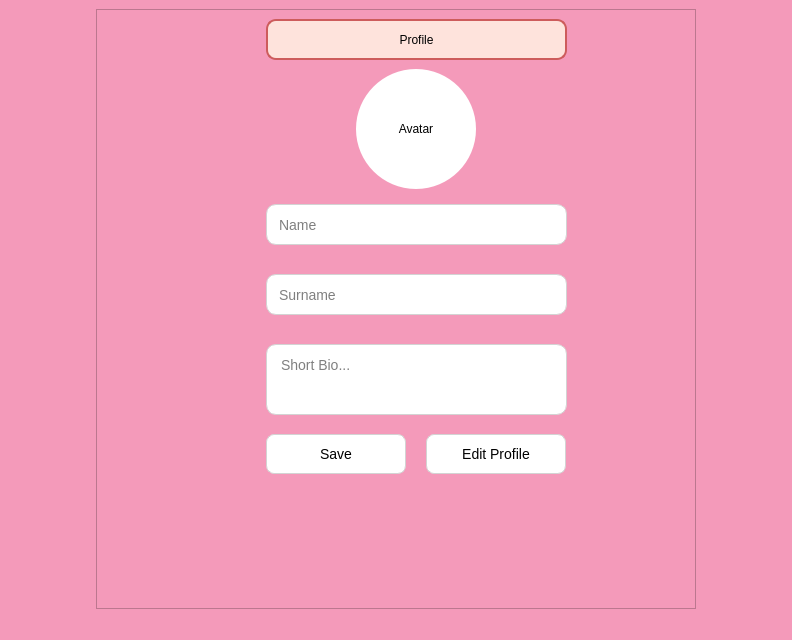
<?xml version="1.0" encoding="UTF-8"?>
<ui version="4.0">
 <class>MainWindow</class>
 <widget class="QMainWindow" name="MainWindow">
  <property name="geometry">
   <rect>
    <x>0</x>
    <y>0</y>
    <width>792</width>
    <height>600</height>
   </rect>
  </property>
  <property name="sizePolicy">
   <sizepolicy hsizetype="Ignored" vsizetype="Preferred">
    <horstretch>0</horstretch>
    <verstretch>0</verstretch>
   </sizepolicy>
  </property>
  <property name="windowTitle">
   <string>MainWindow</string>
  </property>
  <property name="styleSheet">
   <string notr="true">background-color: rgb(244, 154, 186);</string>
  </property>
  <widget class="QWidget" name="centralwidget">
   <layout class="QGridLayout" name="gridLayout">
    <item row="0" column="0">
     <widget class="QFrame" name="frame">
      <property name="minimumSize">
       <size>
        <width>600</width>
        <height>600</height>
       </size>
      </property>
      <property name="maximumSize">
       <size>
        <width>600</width>
        <height>600</height>
       </size>
      </property>
      <property name="styleSheet">
       <string notr="true">background-color: rgb(244, 154, 186);</string>
      </property>
      <property name="frameShape">
       <enum>QFrame::Shape::StyledPanel</enum>
      </property>
      <property name="frameShadow">
       <enum>QFrame::Shadow::Raised</enum>
      </property>
      <widget class="QPushButton" name="button_edit">
       <property name="geometry">
        <rect>
         <x>330</x>
         <y>425</y>
         <width>140</width>
         <height>40</height>
        </rect>
       </property>
       <property name="styleSheet">
        <string notr="true">QPushButton {
    background-color: white;
    border: 1px solid lightgray;
    border-radius: 8px;
    padding: 6px 12px;
    font-size: 14px;
}

QPushButton:hover {
    background-color: #f4e1ec;
}
</string>
       </property>
       <property name="text">
        <string>Edit Profile</string>
       </property>
      </widget>
      <widget class="QPushButton" name="button_save">
       <property name="geometry">
        <rect>
         <x>170</x>
         <y>425</y>
         <width>140</width>
         <height>40</height>
        </rect>
       </property>
       <property name="styleSheet">
        <string notr="true">QPushButton {
    background-color: white;
    border: 1px solid lightgray;
    border-radius: 8px;
    padding: 6px 12px;
    font-size: 14px;
}

QPushButton:hover {
    background-color: #f4e1ec;
}
</string>
       </property>
       <property name="text">
        <string>Save</string>
       </property>
      </widget>
      <widget class="QLabel" name="label">
       <property name="geometry">
        <rect>
         <x>170</x>
         <y>10</y>
         <width>301</width>
         <height>41</height>
        </rect>
       </property>
       <property name="sizePolicy">
        <sizepolicy hsizetype="Expanding" vsizetype="Preferred">
         <horstretch>0</horstretch>
         <verstretch>0</verstretch>
        </sizepolicy>
       </property>
       <property name="styleSheet">
        <string notr="true">QLabel{
	background-color: rgb(254, 227, 220);
	font: 20pt &quot;Source Code Pro&quot;;
	border: 2px solid indianred;
    border-radius: 10px;
    padding: 8px 10px;
}
  </string>
       </property>
       <property name="text">
        <string>Profile</string>
       </property>
       <property name="alignment">
        <set>Qt::AlignmentFlag::AlignCenter</set>
       </property>
      </widget>
      <widget class="QLabel" name="labelavatar">
       <property name="geometry">
        <rect>
         <x>260</x>
         <y>60</y>
         <width>120</width>
         <height>120</height>
        </rect>
       </property>
       <property name="minimumSize">
        <size>
         <width>0</width>
         <height>0</height>
        </size>
       </property>
       <property name="maximumSize">
        <size>
         <width>16777215</width>
         <height>16777215</height>
        </size>
       </property>
       <property name="styleSheet">
        <string notr="true">QLabel {
    background-color: #ffffff;
    border-radius: 60px;
    border: none;
    qproperty-alignment: AlignCenter;
}
</string>
       </property>
       <property name="text">
        <string>Avatar</string>
       </property>
       <property name="alignment">
        <set>Qt::AlignmentFlag::AlignCenter</set>
       </property>
      </widget>
      <widget class="QLineEdit" name="lineEdit_1">
       <property name="geometry">
        <rect>
         <x>170</x>
         <y>195</y>
         <width>301</width>
         <height>41</height>
        </rect>
       </property>
       <property name="styleSheet">
        <string notr="true">
QLineEdit {
    background-color: white;
    border: 1px solid lightgray;
    border-radius: 10px;
    padding: 8px 10px;
    font-size: 14px;
}
</string>
       </property>
       <property name="inputMask">
        <string extracomment="Name"/>
       </property>
       <property name="text">
        <string/>
       </property>
       <property name="placeholderText">
        <string>Name</string>
       </property>
      </widget>
      <widget class="QLineEdit" name="lineEdit_2">
       <property name="geometry">
        <rect>
         <x>170</x>
         <y>265</y>
         <width>301</width>
         <height>41</height>
        </rect>
       </property>
       <property name="styleSheet">
        <string notr="true">QLineEdit {
    background-color: white;
    border: 1px solid lightgray;
    border-radius: 10px;
    padding: 8px 10px;
    font-size: 14px;
}
</string>
       </property>
       <property name="inputMask">
        <string extracomment="Surname"/>
       </property>
       <property name="text">
        <string/>
       </property>
       <property name="placeholderText">
        <string>Surname</string>
       </property>
      </widget>
      <widget class="QTextEdit" name="textEdit">
       <property name="geometry">
        <rect>
         <x>170</x>
         <y>335</y>
         <width>301</width>
         <height>71</height>
        </rect>
       </property>
       <property name="styleSheet">
        <string notr="true">QTextEdit {
    background-color: white;
    border: 1px solid lightgray;
    border-radius: 10px;
    padding: 8px 10px;
    font-size: 14px;
}
</string>
       </property>
       <property name="html">
        <string>&lt;!DOCTYPE HTML PUBLIC &quot;-//W3C//DTD HTML 4.0//EN&quot; &quot;http://www.w3.org/TR/REC-html40/strict.dtd&quot;&gt;
&lt;html&gt;&lt;head&gt;&lt;meta name=&quot;qrichtext&quot; content=&quot;1&quot; /&gt;&lt;meta charset=&quot;utf-8&quot; /&gt;&lt;style type=&quot;text/css&quot;&gt;
p, li { white-space: pre-wrap; }
hr { height: 1px; border-width: 0; }
li.unchecked::marker { content: &quot;\2610&quot;; }
li.checked::marker { content: &quot;\2612&quot;; }
&lt;/style&gt;&lt;/head&gt;&lt;body style=&quot; font-family:'Segoe UI'; font-size:14px; font-weight:400; font-style:normal;&quot;&gt;
&lt;p style=&quot;-qt-paragraph-type:empty; margin-top:0px; margin-bottom:0px; margin-left:0px; margin-right:0px; -qt-block-indent:0; text-indent:0px; font-size:9pt;&quot;&gt;&lt;br /&gt;&lt;/p&gt;&lt;/body&gt;&lt;/html&gt;</string>
       </property>
       <property name="placeholderText">
        <string>Short Bio...</string>
       </property>
      </widget>
     </widget>
    </item>
   </layout>
  </widget>
  <widget class="QMenuBar" name="menubar">
   <property name="geometry">
    <rect>
     <x>0</x>
     <y>0</y>
     <width>792</width>
     <height>22</height>
    </rect>
   </property>
  </widget>
  <widget class="QStatusBar" name="statusbar"/>
 </widget>
 <resources/>
 <connections/>
</ui>
